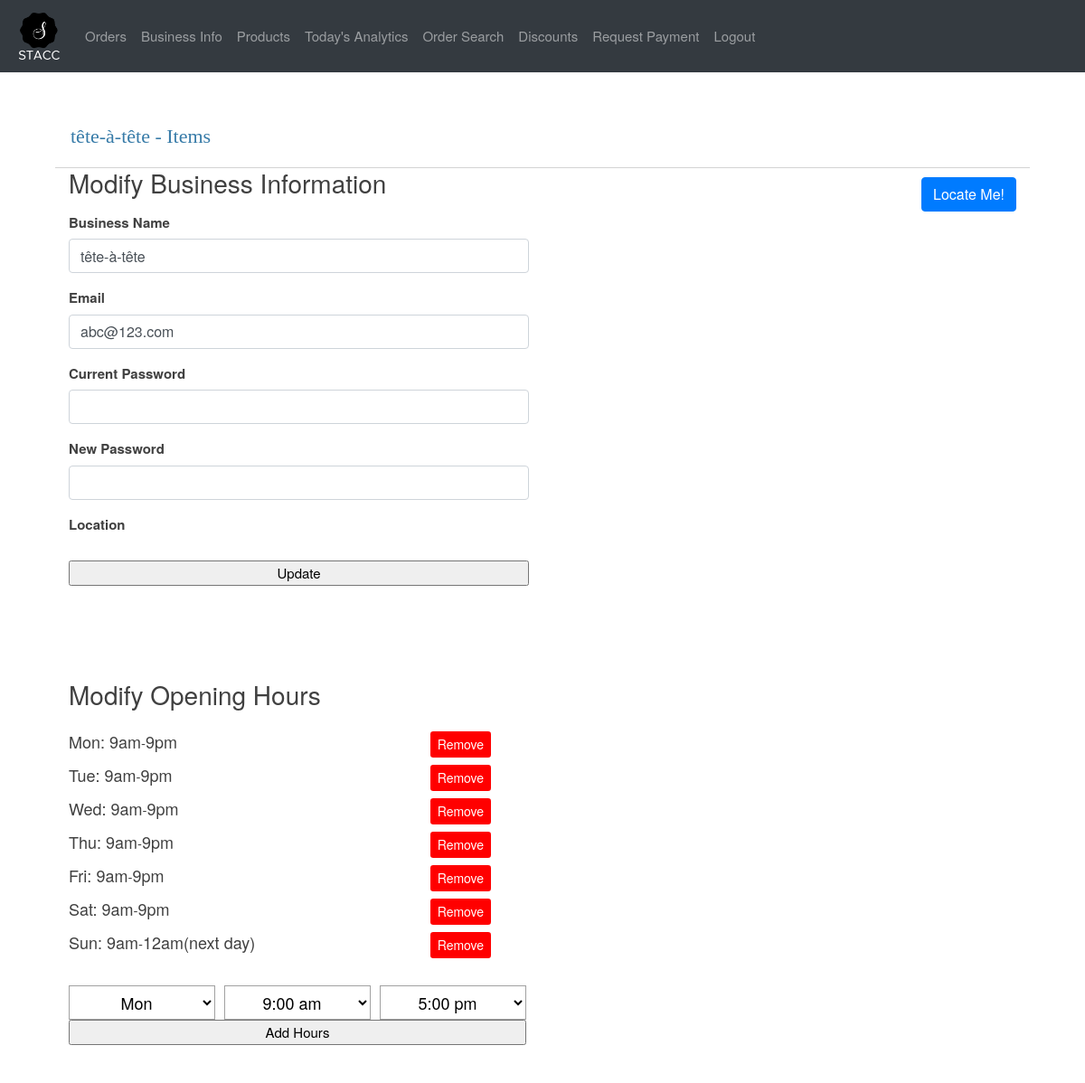
Page /business/ (signed in) on the committed database.
### flaskr/models.py (models this page shows, shortened)
class Owner( db.Model ):
    __tablename__ = 'owners'
    id = db.Column( db.Integer, primary_key=True )
    name = db.Column( db.String( 80 ) )
    email = db.Column( db.String( 120 ), unique=True )
    password = db.Column( db.Text, nullable=False )
    longitude = db.Column( db.Float )
    latitude = db.Column( db.Float )
    user_rating = db.Column( db.Float )
    time_rating = db.Column( db.Float )
    items = relationship( 'Item' )
    hours = relationship( 'Hour' )

class Hour( db.Model ):
    __tablename__ = 'hours'
    id = db.Column( db.Integer, primary_key=True )
    owner = db.Column( db.Integer, ForeignKey( 'owners.id' ) )
    day = db.Column( db.Integer, nullable=False )
    start = db.Column( db.String( 15 ) )
    end = db.Column( db.String( 15 ) )

### flaskr/business.py (the view)
@bp.route( '/', methods=[ 'GET', 'POST' ] )
def view_business( ):
    b_id = g.owner.id
    place = Owner.query.filter_by( id=b_id ).one_or_none( )
    if not place:
        flash( 'Invalid business ' )
        if request.referrer:
            return redirect( request.referrer ) # return to referrer
        else:
            return url_for( 'index' )
    if request.method == 'POST':
        return redirect( url_for( 'business.register', create=False ), code=307 )
    else:
        items = Item.query.filter_by( owner=b_id ).all( )
        cats = Category.query.filter_by( business=b_id ).all( )
        hours = Hour.query.filter_by( owner=b_id ).order_by( Hour.day ).all()
        if g.owner == place:
            return render_template( 'business/item.html', items=items, place=place, hours = hours, owner=g.owner, cats=cats )
        else:
            return render_template( 'business/item.html', items=items, place=place, hours = hours, owner=None, cats=cats )

### flaskr/business.py (called while the page is built)
@bp.before_app_request
def load_logged_in_user( ):
    owner_id = session.get( 'owner_id' )
    if owner_id is None:
        g.owner = None
    else:
        try:
            g.owner = Owner.query.filter_by( id=owner_id ).one( )
        except NoResultFound:
            g.owner = None
            session.clear( )

### flaskr/user.py (called while the page is built)
@bp.before_app_request
def load_logged_in_user( ):
    user_id = session.get( 'user_id' )
    if user_id is None:
        g.user = None
    else:
        try:
            g.user = User.query.filter_by( id=user_id ).one( )
        except NoResultFound:
            g.user = None
            session.clear( )

### flaskr/templates/business/item.html (shortened to what this page needs)
{% extends 'base_business.html' %}
{% block header %}
<div class="container-fluid">
  <h1>{% block title %}{{ place.name }} - Items{% endblock %}</h1>
</div>
{% endblock %}
{% block content %}
<div class="container-fluid">
  <div class="row">
    <div class="col-sm-6">
      {% if owner %}
        <h3>Modify Business Information</h3>
        <div class="form-group">
        <form method="post" action="modify/{{ place.id }}">
          <label for="b_name">Business Name</label>
          <input name="b_name" id="b_name" value="{{ owner.name }}"  class="form-control" required>
          <label for="email">Email</label>
          <input type="email" name="email" id="email" value="{{ owner.email }}"  class="form-control" required >
          <label for="password">Current Password</label>
          <input type="password" name="password" id="password"  class="form-control" required>
          <label for="new_pass">New Password</label>
          <input type="password" name="new_pass" id="new_pass" class="form-control" >
          <label>Location</label>
          <br>
          <input type="submit" value="Update">
        </form>
        </div>
    </div>
    <div class="col-sm-6">
        <button id='locate' type='button' class="btn btn-primary" style="display: block; float: right; margin-top: 10px">Locate Me!</button>
        <br><br><br>
      <div id='map' style="height:60%;"></div>
    </div>
  </div>
    <div class="row">
        <div class="col-sm-9">
        <h3>Modify Opening Hours</h3>
        <div class="form-group">
          <form method=post action="hours/create">
              {% for hour in hours %}
                {% if hour.day == 0 %}
                  <div class="hours"><span class="weekday">Mon: </span><span class="start">{{hour.start}}</span><span>-</span><span class="end">{{hour.end}}</span><a href="{{ url_for( 'business.hour_delete', hour_id=hour.id )}}"  class="btn btn-secondary  btn-sm" >Remove</a>
                  </div>
                {% elif hour.day == 1 %}
                  <div class="hours"><span class="weekday">Tue: </span><span class="start">{{hour.start}}</span><span>-</span><span class="end">{{hour.end}}</span><a href="{{ url_for( 'business.hour_delete', hour_id=hour.id )}}"  class="btn btn-secondary  btn-sm" >Remove</a>
                  </div>
                {% elif hour.day == 2 %}
                  <div class="hours"><span class="weekday">Wed: </span><span class="start">{{hour.start}}</span><span>-</span><span class="end">{{hour.end}}</span><a href="{{ url_for( 'business.hour_delete', hour_id=hour.id )}}"  class="btn btn-secondary  btn-sm" >Remove</a>
                  </div>
                {% elif hour.day == 3 %}
                  <div class="hours"><span class="weekday">Thu: </span><span class="start">{{hour.start}}</span><span>-</span><span class="end">{{hour.end}}</span><a href="{{ url_for( 'business.hour_delete', hour_id=hour.id )}}"  class="btn btn-secondary  btn-sm" >Remove</a>
                  </div>
                {% elif hour.day == 4 %}
                  <div class="hours"><span class="weekday">Fri: </span><span class="start">{{hour.start}}</span><span>-</span><span class="end">{{hour.end}}</span><a href="{{ url_for( 'business.hour_delete', hour_id=hour.id )}}"  class="btn btn-secondary  btn-sm" >Remove</a>
                  </div>
                {% elif hour.day == 5 %}
                  <div class="hours"><span class="weekday">Sat: </span><span class="start">{{hour.start}}</span><span>-</span><span class="end">{{hour.end}}</span><a href="{{ url_for( 'business.hour_delete', hour_id=hour.id )}}"  class="btn btn-secondary  btn-sm" >Remove</a>
                  </div>
                {% elif hour.day == 6 %}
                  <div class="hours"><span class="weekday">Sun: </span><span class="start">{{hour.start}}</span><span>-</span><span class="end">{{hour.end}}</span><a href="{{ url_for( 'business.hour_delete', hour_id=hour.id )}}"  class="btn btn-secondary  btn-sm" >Remove</a>
                  </div>
                {% endif %}
              {% endfor %}
            <div class="hours-select clearfix inline-layout up-4" style="width: 65%; margin-top: 30px">
              <span class="BusinessHours">
                  <select class="weekday_list" name="day" id="day">
                    <option value="0">Mon</option>
                  </select>
              </span>
              <span>
                  <select class="hour_start" name="start" id="start">
                          <option value="9" selected="">9:00 am </option>
                  </select>
              </span>
              <span>
                  <select class="hour_end" name="end" id="end">
                          <option value="17" selected="">5:00 pm </option>
                  </select>
              </span>
              <span>
                  <input type="submit" value="Add Hours">
              </span>
          </div>
        </form>
        </div>
    </div>
    </div>
      {% else %}
        <h2>Items</h2>
        {% for item in items %}
          <p>{{ item.id }} | {{ item.name }} | {{ item.desc }} | {{ item.price }}</p>
          <img src="{{ '/uploads/item' + item.id|string + '.jpg' }}" height=80 width=80>
        {% endfor %}
      {% endif %}
</div>
{% endblock %}

### flaskr/templates/base_business.html (shortened to what this page needs)
<!doctype html>
    <link href='https://api.tiles.mapbox.com/mapbox-gl-js/v0.48.0/mapbox-gl.css' rel='stylesheet' />
    <link rel="stylesheet" href="https://stackpath.bootstrapcdn.com/bootstrap/4.1.3/css/bootstrap.min.css">
    <link rel="stylesheet" href="https://use.fontawesome.com/releases/v5.3.1/css/all.css">
    <link rel="stylesheet" href="https://use.fontawesome.com/releases/v5.3.1/css/all.css">
    <link rel="stylesheet" href="{{ url_for('static', filename='style.css') }}">
    <link rel="stylesheet" href="{{ url_for('static', filename='home.css') }}">
<body>
  <nav class="navbar nav-bar navbar-expand-lg navbar-dark bg-dark">
  <a id="logo-container" href="/" class="brand-logo"><img src="{{ url_for('static', filename='logo.png') }}" alt="Stacc logo" style="width: 45px; margin: 5px; margin-right: 20px"></a>
    <div class="collapse navbar-collapse orange" id="navbarColor01">
      <ul class="navbar-nav mr-auto">
      {% if g.owner %}
        <li class="nav-item"><a class="nav-link" href="{{ url_for('business.orders') }}">Orders</a></li>
        <li class="nav-item"><a class="nav-link" href="{{ url_for('business.view_business', b_id=g.owner.id ) }}">Business Info</a></li>
        <li class="nav-item"><a class="nav-link" href="{{ url_for('business.products', b_id=g.owner.id ) }}">Products</a></li>
        <li class="nav-item"><a class="nav-link" href="{{ url_for('business.analytics' ) }}">Today's Analytics</a></li>
        <li class="nav-item"><a class="nav-link" href="{{ url_for('business.order_search' ) }}">Order Search</a></li>
        <li class="nav-item"><a class="nav-link" href="{{ url_for('business.view_discounts' ) }}">Discounts</a></li>
        <li class="nav-item"><a class="nav-link" href="{{ url_for('business.request_payment' ) }}">Request Payment</a></li>
        <li class="nav-item"><a class="nav-link" href="{{ url_for('business.logout') }}">Logout</a></li>
      {% else %}
        <li class="nav-item"><a class="nav-link" href="{{ url_for('business.register') }}">Register</a></li>
        <li class="nav-item"><a class="nav-link" href="{{ url_for('business.login') }}">Login</a></li>
      {% endif %}
      </ul>
    </div>
  </nav>
  <div class="container">
  <section class="content">
  <header>
      {% block header %}{% endblock %}
  </header>
    {% block content %}{% endblock %}
  </section>
  </div>
</body>

### flaskr/static/style.css (style rules this page uses)
body { margin: 0 auto; }
h1 { font-family: serif; color: #377ba8; margin: 1rem 0; }
a { color: #377ba8; }
nav { align-items: center; padding: 0 0.5rem; min-height: 80px; }
nav ul { list-style: none; margin: 0; padding: 0; }
nav ul li a, nav ul li span, header .action { display: block; padding: 0.5rem; }
.content { padding: 0 1rem 1rem; }
.content > header { border-bottom: 1px solid lightgray; display: flex; align-items: flex-end; }
.content > header h1 { flex: auto; margin: 1rem 0 0.25rem 0; }
.content:last-child { margin-bottom: 0; }
.content form { margin: 1em 0; display: flex; flex-direction: column; }
.content label { font-weight: bold; margin-bottom: 0.5em; }
.content input, .content textarea { margin-bottom: 1em; }
input[type=submit] { align-self: flex-start; min-width: 5em; }
.hours { width: 60%; display: block; padding-top: 0.5rem; }
#map { height: 100%; min-height: 500px; }
section.content { padding-top: 25px; }
.weekday { font-size: 18px; }
.start { font-size: 18px; }
.end { font-size: 18px; }
.weekday_list { font-size: 18px; background-color: white; display: block; float: left; text-align: center; width:32%; padding: 4px; border: 1px solid transparent; border-color: #a1a1a1; }
.hour_start { font-size: 18px; background-color: white; text-align: center; margin-left: 2%; width:32%; padding: 4px; border: 1px solid transparent; border-color: #a1a1a1; }
.hour_end { font-size: 18px; background-color: white; display: block; float: right; text-align: center; width:32%; padding: 4px; border: 1px solid transparent; border-color: #a1a1a1; }
.btn-secondary { display: block; float: right; background: #f00; border: none; }

### flaskr/static/home.css (style rules this page uses)
body { color: #404040; font: 400 15px/22px 'Source Sans Pro', 'Helvetica Neue', Sans-serif; margin: 0; padding: 0; -webkit-font-smoothing: antialiased; }
* { -webkit-box-sizing: border-box; -moz-box-sizing: border-box; box-sizing: border-box; }
h1 { font-size: 22px; margin: 0; font-weight: 400; line-height: 20px; padding: 20px 2px; }
a { color: #404040; text-decoration: none; }
.clearfix { display: block; }
.clearfix::after { content: '.'; display: block; height: 0; clear: both; visibility: hidden; }
input[type=submit] { width: 100%; }

### rows in the picture
Owner: name "tête-à-tête", b_name "tête-à-tête", email "abc@123.com"
Hour: start "9am", end "9pm"
Hour: start "9am", end "9pm"
Hour: start "9am", end "9pm"
Hour: start "9am", end "9pm"
Hour: start "9am", end "9pm"
Hour: start "9am", end "9pm"
Hour: start "9am", end "12am(next day)"
